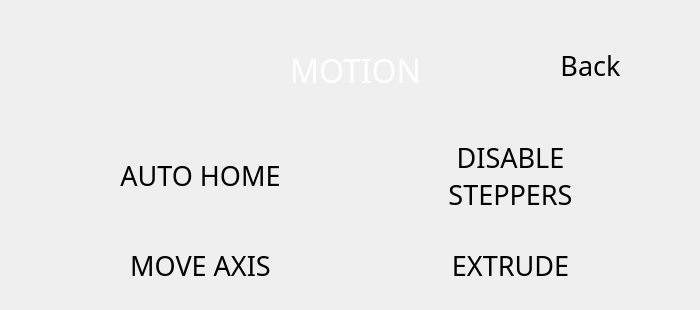
  <widget class="QWidget" name="motion_page">
   <widget class="QLabel" name="motion_title_label">
    <property name="geometry">
     <rect>
      <x>240</x>
      <y>40</y>
      <width>231</width>
      <height>61</height>
     </rect>
    </property>
    <property name="font">
     <font>
      <family>Momcake</family>
      <pointsize>24</pointsize>
     </font>
    </property>
    <property name="layoutDirection">
     <enum>Qt::LeftToRight</enum>
    </property>
    <property name="styleSheet">
     <string notr="true">background: transparent; color: white;</string>
    </property>
    <property name="text">
     <string>MOTION</string>
    </property>
    <property name="alignment">
     <set>Qt::AlignCenter</set>
    </property>
    <property name="class" stdset="0">
     <string>title_text</string>
    </property>
   </widget>
   <widget class="CustomQPushButton" name="motion_disable_steppers_btn">
    <property name="geometry">
     <rect>
      <x>360</x>
      <y>140</y>
      <width>301</width>
      <height>71</height>
     </rect>
    </property>
    <property name="minimumSize">
     <size>
      <width>10</width>
      <height>10</height>
     </size>
    </property>
    <property name="font">
     <font>
      <family>Momcake</family>
      <pointsize>20</pointsize>
      <italic>false</italic>
      <stylestrategy>PreferAntialias</stylestrategy>
     </font>
    </property>
    <property name="mouseTracking">
     <bool>false</bool>
    </property>
    <property name="tabletTracking">
     <bool>true</bool>
    </property>
    <property name="contextMenuPolicy">
     <enum>Qt::NoContextMenu</enum>
    </property>
    <property name="layoutDirection">
     <enum>Qt::LeftToRight</enum>
    </property>
    <property name="styleSheet">
     <string notr="true"/>
    </property>
    <property name="text">
     <string>DISABLE
STEPPERS</string>
    </property>
    <property name="autoDefault">
     <bool>false</bool>
    </property>
    <property name="flat">
     <bool>true</bool>
    </property>
    <property name="class" stdset="0">
     <string>menu_btn</string>
    </property>
    <property name="borderLeftPixmap" stdset="0">
     <pixmap resource="../resources/button_resources.qrc">:/button_borders/media/buttons/btn_part1.svg</pixmap>
    </property>
    <property name="borderCenterPixmap" stdset="0">
     <pixmap resource="../resources/button_resources.qrc">:/button_borders/media/buttons/btn_part2.svg</pixmap>
    </property>
    <property name="borderRightPixmap" stdset="0">
     <pixmap resource="../resources/button_resources.qrc">:/button_borders/media/buttons/btn_part3.svg</pixmap>
    </property>
   </widget>
   <widget class="CustomQPushButton" name="motion_auto_home_btn">
    <property name="geometry">
     <rect>
      <x>50</x>
      <y>140</y>
      <width>301</width>
      <height>71</height>
     </rect>
    </property>
    <property name="minimumSize">
     <size>
      <width>10</width>
      <height>10</height>
     </size>
    </property>
    <property name="font">
     <font>
      <family>Momcake</family>
      <pointsize>20</pointsize>
      <italic>false</italic>
      <stylestrategy>PreferAntialias</stylestrategy>
     </font>
    </property>
    <property name="mouseTracking">
     <bool>false</bool>
    </property>
    <property name="tabletTracking">
     <bool>true</bool>
    </property>
    <property name="contextMenuPolicy">
     <enum>Qt::NoContextMenu</enum>
    </property>
    <property name="layoutDirection">
     <enum>Qt::LeftToRight</enum>
    </property>
    <property name="styleSheet">
     <string notr="true"/>
    </property>
    <property name="text">
     <string>AUTO HOME</string>
    </property>
    <property name="autoDefault">
     <bool>false</bool>
    </property>
    <property name="flat">
     <bool>true</bool>
    </property>
    <property name="class" stdset="0">
     <string>menu_btn</string>
    </property>
    <property name="borderLeftPixmap" stdset="0">
     <pixmap resource="../resources/button_resources.qrc">:/button_borders/media/buttons/btn_part1.svg</pixmap>
    </property>
    <property name="borderCenterPixmap" stdset="0">
     <pixmap resource="../resources/button_resources.qrc">:/button_borders/media/buttons/btn_part2.svg</pixmap>
    </property>
    <property name="borderRightPixmap" stdset="0">
     <pixmap resource="../resources/button_resources.qrc">:/button_borders/media/buttons/btn_part3.svg</pixmap>
    </property>
   </widget>
   <widget class="CustomQPushButton" name="motion_extrude_btn">
    <property name="geometry">
     <rect>
      <x>360</x>
      <y>230</y>
      <width>301</width>
      <height>71</height>
     </rect>
    </property>
    <property name="minimumSize">
     <size>
      <width>10</width>
      <height>10</height>
     </size>
    </property>
    <property name="font">
     <font>
      <family>Momcake</family>
      <pointsize>20</pointsize>
      <italic>false</italic>
      <stylestrategy>PreferAntialias</stylestrategy>
     </font>
    </property>
    <property name="mouseTracking">
     <bool>false</bool>
    </property>
    <property name="tabletTracking">
     <bool>true</bool>
    </property>
    <property name="contextMenuPolicy">
     <enum>Qt::NoContextMenu</enum>
    </property>
    <property name="layoutDirection">
     <enum>Qt::LeftToRight</enum>
    </property>
    <property name="styleSheet">
     <string notr="true"/>
    </property>
    <property name="text">
     <string>EXTRUDE</string>
    </property>
    <property name="autoDefault">
     <bool>false</bool>
    </property>
    <property name="flat">
     <bool>true</bool>
    </property>
    <property name="class" stdset="0">
     <string>menu_btn</string>
    </property>
    <property name="borderLeftPixmap" stdset="0">
     <pixmap resource="../resources/button_resources.qrc">:/button_borders/media/buttons/btn_part1.svg</pixmap>
    </property>
    <property name="borderCenterPixmap" stdset="0">
     <pixmap resource="../resources/button_resources.qrc">:/button_borders/media/buttons/btn_part2.svg</pixmap>
    </property>
    <property name="borderRightPixmap" stdset="0">
     <pixmap resource="../resources/button_resources.qrc">:/button_borders/media/buttons/btn_part3.svg</pixmap>
    </property>
   </widget>
   <widget class="CustomQPushButton" name="motion_move_axis_btn">
    <property name="geometry">
     <rect>
      <x>50</x>
      <y>230</y>
      <width>301</width>
      <height>71</height>
     </rect>
    </property>
    <property name="minimumSize">
     <size>
      <width>10</width>
      <height>10</height>
     </size>
    </property>
    <property name="font">
     <font>
      <family>Momcake</family>
      <pointsize>20</pointsize>
      <italic>false</italic>
      <stylestrategy>PreferAntialias</stylestrategy>
     </font>
    </property>
    <property name="mouseTracking">
     <bool>false</bool>
    </property>
    <property name="tabletTracking">
     <bool>true</bool>
    </property>
    <property name="contextMenuPolicy">
     <enum>Qt::NoContextMenu</enum>
    </property>
    <property name="layoutDirection">
     <enum>Qt::LeftToRight</enum>
    </property>
    <property name="styleSheet">
     <string notr="true"/>
    </property>
    <property name="text">
     <string>MOVE AXIS</string>
    </property>
    <property name="autoDefault">
     <bool>false</bool>
    </property>
    <property name="flat">
     <bool>true</bool>
    </property>
    <property name="class" stdset="0">
     <string>menu_btn</string>
    </property>
    <property name="borderLeftPixmap" stdset="0">
     <pixmap resource="../resources/button_resources.qrc">:/button_borders/media/buttons/btn_part1.svg</pixmap>
    </property>
    <property name="borderCenterPixmap" stdset="0">
     <pixmap resource="../resources/button_resources.qrc">:/button_borders/media/buttons/btn_part2.svg</pixmap>
    </property>
    <property name="borderRightPixmap" stdset="0">
     <pixmap resource="../resources/button_resources.qrc">:/button_borders/media/buttons/btn_part3.svg</pixmap>
    </property>
   </widget>
   <widget class="CustomQPushButton" name="motion_back_btn">
    <property name="geometry">
     <rect>
      <x>490</x>
      <y>30</y>
      <width>201</width>
      <height>71</height>
     </rect>
    </property>
    <property name="minimumSize">
     <size>
      <width>10</width>
      <height>10</height>
     </size>
    </property>
    <property name="font">
     <font>
      <family>Momcake</family>
      <pointsize>20</pointsize>
      <italic>false</italic>
      <stylestrategy>PreferAntialias</stylestrategy>
     </font>
    </property>
    <property name="mouseTracking">
     <bool>false</bool>
    </property>
    <property name="tabletTracking">
     <bool>true</bool>
    </property>
    <property name="contextMenuPolicy">
     <enum>Qt::NoContextMenu</enum>
    </property>
    <property name="layoutDirection">
     <enum>Qt::LeftToRight</enum>
    </property>
    <property name="styleSheet">
     <string notr="true"/>
    </property>
    <property name="text">
     <string>Back</string>
    </property>
    <property name="autoDefault">
     <bool>false</bool>
    </property>
    <property name="flat">
     <bool>true</bool>
    </property>
    <property name="class" stdset="0">
     <string>menu_btn</string>
    </property>
    <property name="borderLeftPixmap" stdset="0">
     <pixmap resource="../resources/button_resources.qrc">:/button_borders/media/buttons/btn_part1.svg</pixmap>
    </property>
    <property name="borderCenterPixmap" stdset="0">
     <pixmap resource="../resources/button_resources.qrc">:/button_borders/media/buttons/btn_part2.svg</pixmap>
    </property>
    <property name="borderRightPixmap" stdset="0">
     <pixmap resource="../resources/button_resources.qrc">:/button_borders/media/buttons/btn_part3.svg</pixmap>
    </property>
   </widget>
  </widget>
